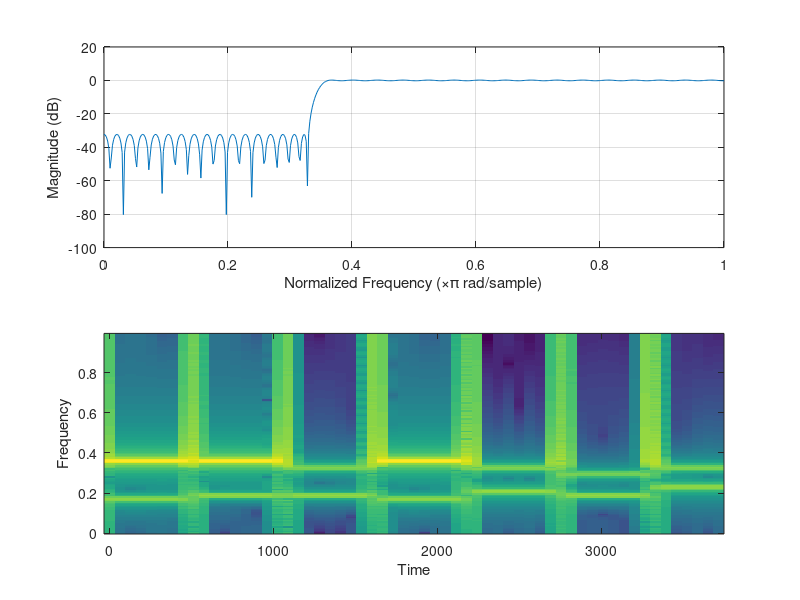

Reproduce this figure in MATLAB.
load number.mat
f=firpm(98, [0,0.33,0.36,1], [0, 0, 1, 1]);
freqz(f);
y=filter(f,1,secret);%fir 所以分母是1
soundsc(y)
specgram(y)
